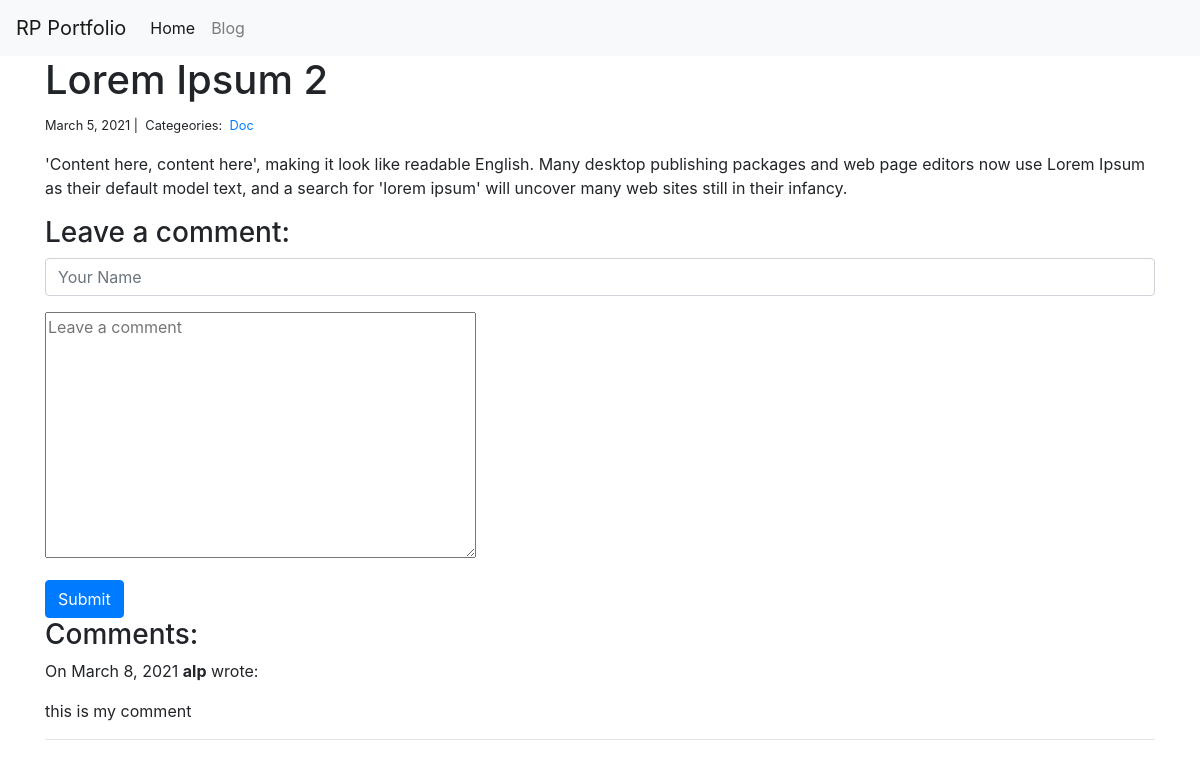
/blog/2/, run on an earlier commit of the app's database.
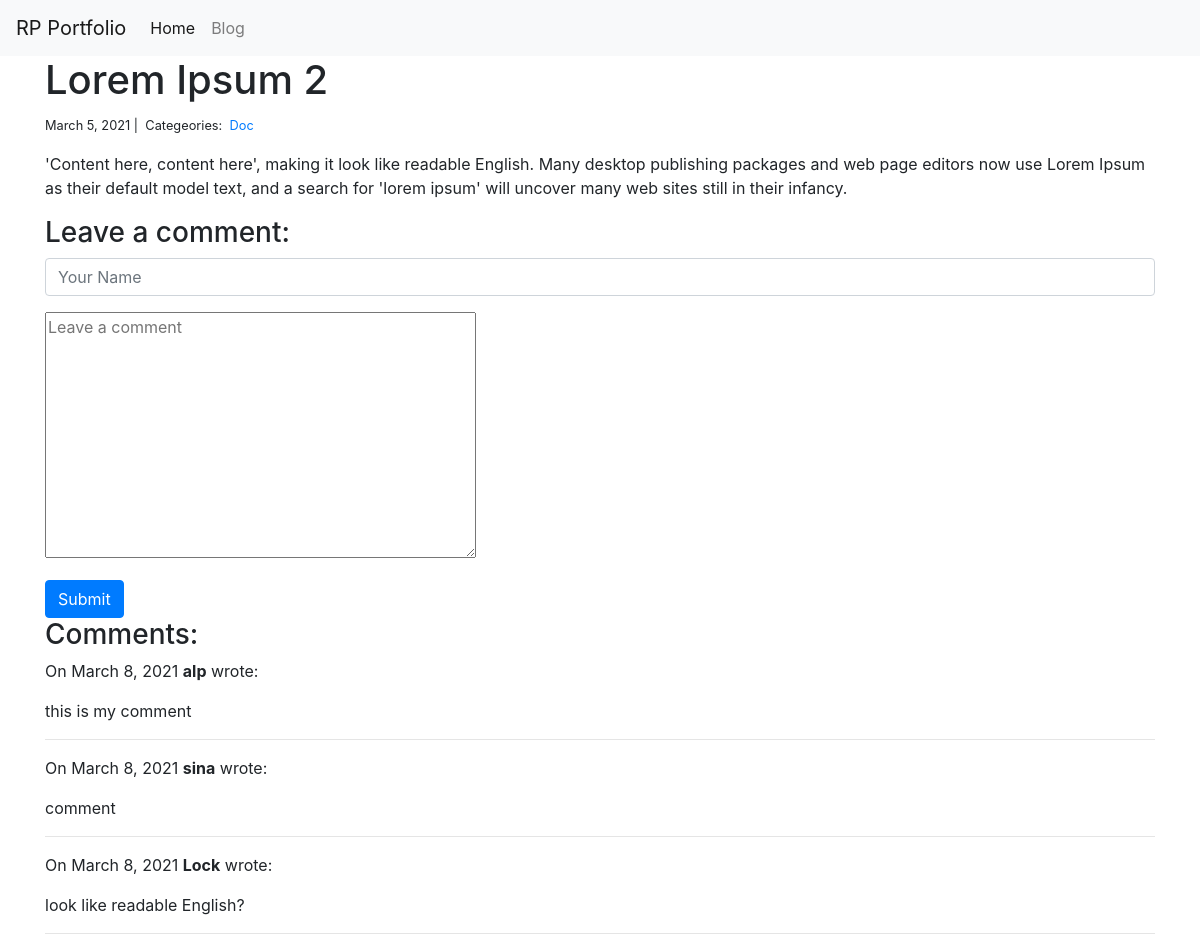
And on a later commit of the database.
### blog/models.py (models this page shows, shortened)
class Post(models.Model):
    title = models.CharField(max_length=255)
    body = models.TextField()
    created_on = models.DateTimeField(auto_now_add=True)
    last_modified = models.DateTimeField(auto_now=True)
    categories = models.ManyToManyField('Category', related_name='posts')

class Category(models.Model):
    name = models.CharField(max_length=20)

class Comment(models.Model):
    author = models.CharField(max_length=60)
    body = models.TextField()
    created_on = models.DateTimeField(auto_now_add=True)
    post = models.ForeignKey('Post', on_delete=models.CASCADE)

### blog/views.py (the view, shortened to what this page needs)
# urls.py: path("<int:pk>/", views.blog_detail, name="blog_detail"),
def blog_detail(request, pk):
    post = Post.objects.get(pk=pk)
    form = CommentForm()
    comments = Comment.objects.filter(post=post)
    context = {
        "post": post,
        "comments": comments,
        "form": form
    }
    return render(request, 'blog_detail.html', context)

### blog/forms.py
class CommentForm(forms.Form):
    author = forms.CharField(max_length=60, widget=forms.TextInput(attrs={
        "class": "form-control",
        "placeholder": "Your Name"
    })
    )
    body = forms.CharField(widget=forms.Textarea(
        attrs={
            "class": "form_control",
            "placeholder": "Leave a comment"
        }))

### blog/templates/blog_detail.html (shortened to what this page needs)
{% extends 'base.html' %}
{% block page_content %}
    <h1>{{post.title}}</h1>
    <small>
        {{post.created_on.date}} |&nbsp;
        Categeories:&nbsp;
        {% for category in post.categories.all %}
            <a href="{% url 'blog_category' category.name %}">{{ category.name }}
            </a>&nbsp;
        {% endfor %}
    </small>
    <p>{{post.body | linebreaks}}</p>
    <h3>Leave a comment:</h3>
    <form action="/blog/{{post.pk}}/" method="post">
        <div class="form-group">
        {{form.author}}
        </div>
        <div class="form-group">
        {{form.body}}
        </div>
        <button type="submit" class='btn btn-primary'>Submit</button>
    </form>
    <h3>Comments:</h3>
    {% for comment in comments %}
        <p>
            On {{comment.created_on.date}}
            <b>{{comment.author}}</b> wrote:
        </p>
        <p>{{comment.body}}</p>
        <hr>
    {% endfor %}
{% endblock page_content %}

### personal_portfolio/templates/base.html (shortened to what this page needs)
<!DOCTYPE html>
<html lang="en">
<head>
    <link rel="stylesheet" href="https://maxcdn.bootstrapcdn.com/bootstrap/4.0.0/css/bootstrap.min.css"
>
</head>
<body>
    <nav class="navbar navbar-expand-lg navbar-light bg-light">
    <a class="navbar-brand" href="/projects/">RP Portfolio</a>
    <div class="collapse navbar-collapse" id="navbarNavDropdown">
        <ul class="navbar-nav">
        <li class="nav-item active">
            <a class="nav-link" href="/projects/">Home <span class="sr-only">(current)</span></a>
        </li>
        <li class="nav-item">
            <a class="nav-link" href="/blog/">Blog</a>
        </li>
        </ul>
    </div>
    </nav>
    <div class="container">
        {% block page_content %}
        {% endblock %}
    </div>
</body>
</html>

What changed in the data, as far as the page shows it:
added Comment: created_on "March 8, 2021", author "sina", body "comment"
added Comment: created_on "March 8, 2021", author "Lock", body "look like readable English?"
